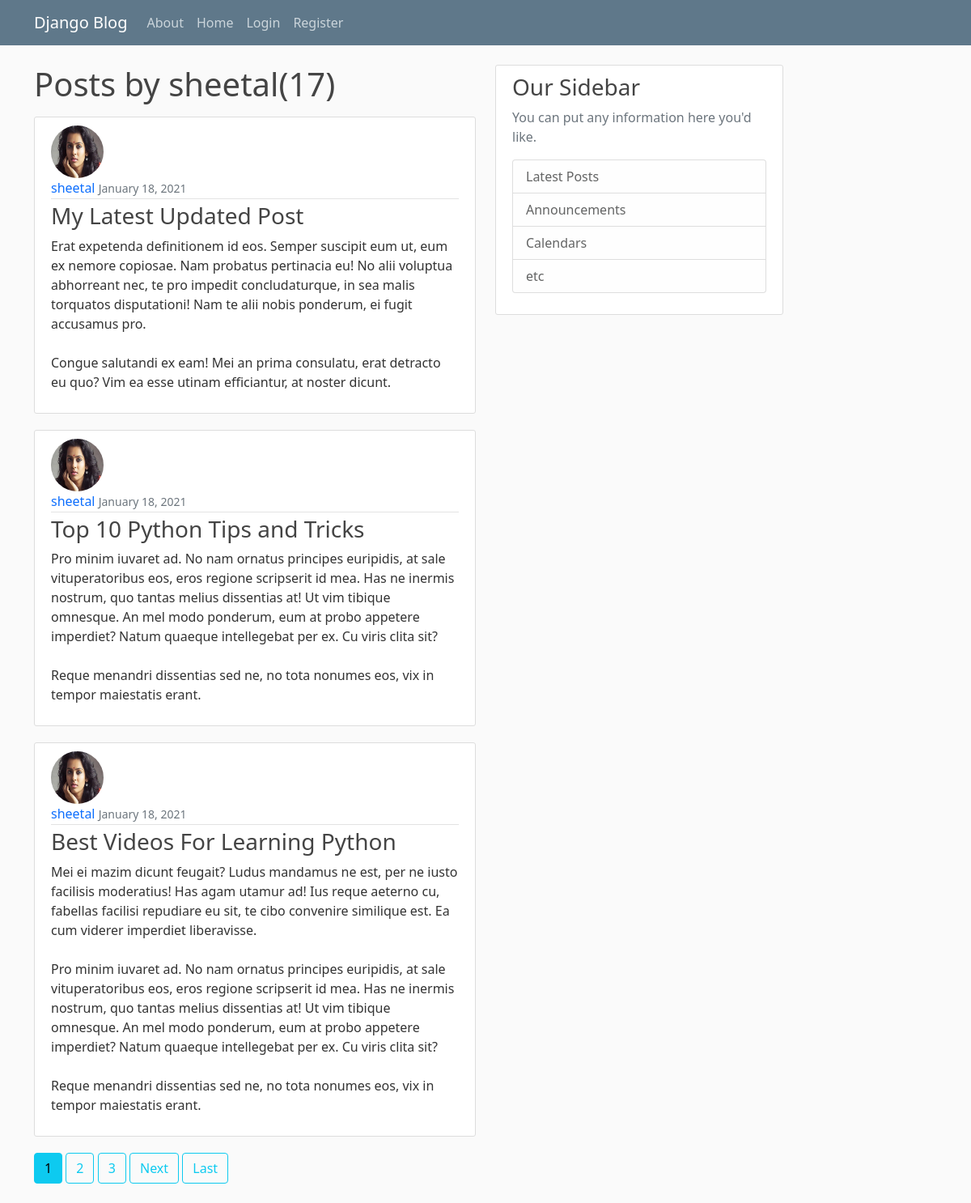
The app's page /user/sheetal with its own data.
### blog/models.py (models this page shows, shortened)
class Post(models.Model):
    author = models.ForeignKey(User, on_delete=models.CASCADE)
    title = models.CharField(max_length=100)
    content = models.TextField()
    date_posted = models.DateTimeField(default=timezone.now)

### users/models.py (models this page shows, shortened)
class Profile(models.Model):
    user = models.OneToOneField(User, on_delete=models.CASCADE)
    image = models.ImageField(
        default="default.jpg", upload_to="profile_pics"
    )  # install pillow after this to save image at the backend

### blog/views.py (the view)
# urls.py: path("user/<str:username>", UserPostListView.as_view(), name="user-posts"),
class UserPostListView(ListView):
    model = Post
    template_name = "blog/user_post.html"
    context_object_name = "posts"
    paginate_by = 3  # here we specifying to have 2 objects per page
    def get_queryset(self):
        user = get_object_or_404(User, username=self.kwargs.get("username"))
        return Post.objects.filter(author=user).order_by("-date_posted")

### blog/templates/blog/user_post.html (shortened to what this page needs)
{% extends 'blog/base.html' %}
{% load static %}
{%  block content %}
<h1 class="mb-3">Posts by {{view.kwargs.username}}({{page_obj.paginator.count}})</h1>
{% for post in posts %}
<article class="media content-section">
    <img class="rounded-circle article-img" src="{{post.author.profile.image.url}}" alt="">
    <div class="media-body">
        <div class="article-metadata">
            <a class="mr-2" href="{% url 'user-posts' post.author.username %}"
                style='text-decoration:none;'>{{ post.author }}</a>
            <small class="text-muted">{{ post.date_posted|date:'F d, Y' }}</small>
        </div>
        <h3><a class="article-title" href="{% url 'post-detail' post.id %}"
                style='text-decoration:none;'>{{ post.title }}</a></h3>
        <p class="article-content">{{ post.content }}</p>
    </div>
</article>
{% endfor %}
{% if is_paginated %}
{% for num in page_obj.paginator.page_range %}
{% if page_obj.number == num %}
<a class="btn btn-info mb-4" href="?page={{num}}">{{num}}</a>
{% elif num > page_obj.number|add:'-3' and num < page_obj.number|add:'3' %}
<a class="btn btn-outline-info mb-4" href="?page={{num}}">{{num}}</a>
{% endif %}
{% endfor %}
{% if page_obj.has_next %}
<a class="btn btn-outline-info mb-4" href="?page={{page_obj.next_page_number}}">Next</a>
<a class="btn btn-outline-info mb-4" href="?page={{page_obj.paginator.num_pages}}">Last</a>
{% endif %}
{% endif %}
{% endblock %}

### blog/templates/blog/base.html (shortened to what this page needs)
{% load static %}
<!doctype html>
<html lang="en">
<head>
    <link href="https://cdn.jsdelivr.net/npm/bootstrap@5.0.0-beta1/dist/css/bootstrap.min.css" rel="stylesheet"
>
    <link rel="stylesheet" href="{% static 'E:\Blog\django_blog\blog\static\blog\css\main.css' %}">
</head>
<body>
    <header class="site-header">
        {% include 'blog/navbar.html' %}
    </header>
    <main role="main" class="container">
        <div class="row">
            <div class="col-md-6">
                {% block content %}{% endblock %}
            </div>
            <div class="col-md-4">
                <div class="content-section">
                    <h3>Our Sidebar</h3>
                    <p class='text-muted'>You can put any information here you'd like.
                        <ul class="list-group">
                            <li class="list-group-item list-group-item-light">Latest Posts</li>
                            <li class="list-group-item list-group-item-light">Announcements</li>
                            <li class="list-group-item list-group-item-light">Calendars</li>
                            <li class="list-group-item list-group-item-light">etc</li>
                        </ul>
                    </p>
                </div>
            </div>
        </div>
    </main>
</body>
</html>

### blog/templates/blog/navbar.html (shortened to what this page needs)
{% load static %}
<nav class="navbar navbar-expand-md navbar-dark bg-steel fixed-top">
    <div class="container">
        <a class="navbar-brand mr-4" href="{% url 'blog-home' %}">Django Blog</a>
        <div class="collapse navbar-collapse" id="navbarToggle">
            <div class="navbar-nav mr-auto">
                <a class="nav-item nav-link" href="{% url 'blog-about' %}">About</a>
                <a class="nav-item nav-link" href="{% url 'blog-home' %}">Home</a>
            </div>
            <div class="navbar-nav">
                {% if user.is_authenticated %}
                <a class="nav-item nav-link" href="{% url 'profile' %}">Profile</a>
                <a class="nav-item nav-link" href="{% url 'post-create' %}">New Post</a>
                <a class="nav-item nav-link" href="{% url 'logout' %}">Logout</a>
                {% else%}
                <a class="nav-item nav-link" href="{% url 'login' %}">Login</a>
                <a class="nav-item nav-link" href="{% url 'register' %}">Register</a>
                {% endif %}
            </div>
        </div>
    </div>
</nav>

### blog/static/blog/css/main.css (style rules this page uses)
body { background: #fafafa; color: #333333; margin-top: 5rem; }
h1, h2, h3, h4, h5, h6 { color: #444444; }
ul { margin: 0; }
.bg-steel { background-color: #5f788a; }
.site-header .navbar-nav .nav-link { color: #cbd5db; }
.content-section { background: #ffffff; padding: 10px 20px; border: 1px solid #dddddd; border-radius: 3px; margin-bottom: 20px; }
.article-title { color: #444444; }
.article-content { white-space: pre-line; }
.article-img { height: 65px; width: 65px; margin-right: 16px; }
.article-metadata { padding-bottom: 1px; margin-bottom: 4px; border-bottom: 1px solid #e3e3e3 }

### records on screen
Post: author.profile.image (picture), author "sheetal", date_posted "January 18, 2021", title "My Latest Updated Post", content "Erat expetenda definitionem id eos. Semper suscipit eum ut, eum ex nemore copiosae. Nam probatus pertinacia eu! No alii voluptua abhorreant nec, te pro impedit concludaturque, in sea malis torquatos disputationi! Nam te alii nobis ponderum, ei fugit accusamus pro. Congue salutandi ex eam! Mei an prima consulatu, erat detracto eu quo? Vim ea esse utinam efficiantur, at noster dicunt."
Post: author.profile.image (picture), author "sheetal", date_posted "January 18, 2021", title "Top 10 Python Tips and Tricks", content "Pro minim iuvaret ad. No nam ornatus principes euripidis, at sale vituperatoribus eos, eros regione scripserit id mea. Has ne inermis nostrum, quo tantas melius dissentias at! Ut vim tibique omnesque. An mel modo ponderum, eum at probo appetere imperdiet? Natum quaeque intellegebat per ex. Cu viris clita sit? Reque menandri dissentias sed ne, no tota nonumes eos, vix in tempor maiestatis erant."
Post: author.profile.image (picture), author "sheetal", date_posted "January 18, 2021", title "Best Videos For Learning Python", content "Mei ei mazim dicunt feugait? Ludus mandamus ne est, per ne iusto facilisis moderatius! Has agam utamur ad! Ius reque aeterno cu, fabellas facilisi repudiare eu sit, te cibo convenire similique est. Ea cum viderer imperdiet liberavisse. Pro minim iuvaret ad. No nam ornatus principes euripidis, at sale vituperatoribus eos, eros regione scripserit id mea. Has ne inermis nostrum, quo tantas melius dissentias at! Ut vim tibique omnesque. An mel modo ponderum, eum at probo appetere imperdiet? Natum quaeque intellegebat per ex. Cu viris clita sit? Reque menandri dissentias sed ne, no tota nonumes eos, vix in tempor maiestatis erant."

### other values on screen
{{ view.kwargs.username }} "sheetal"
{{ page_obj.paginator.count }} "17"
{{ num }} "1"
{{ num }} "2" "3"
